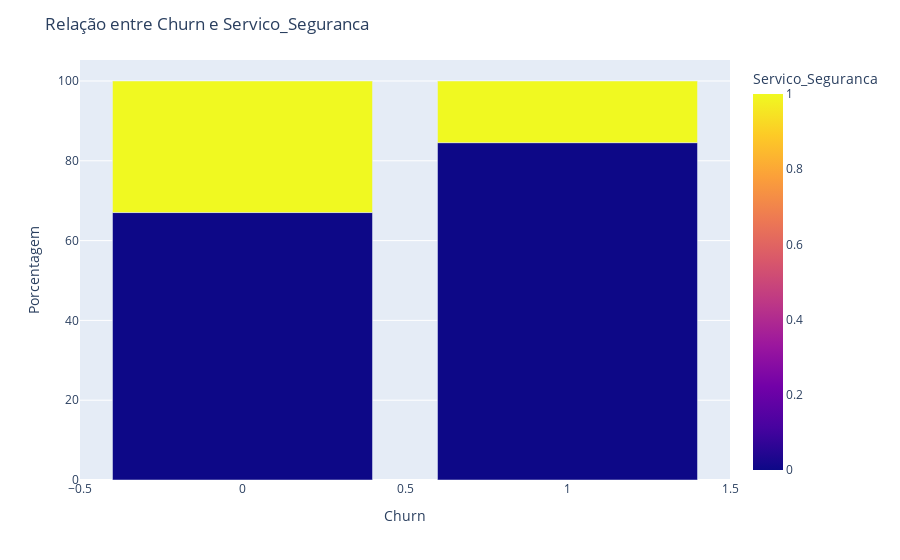

The notebook cell this image was saved under:
### Code cell
df_group = df.groupby(["Churn", "Servico_Seguranca"]).size().reset_index(name="count")
total_churn = df_group.groupby("Churn")["count"].transform("sum")
df_group["percent"] = (df_group["count"] / total_churn) * 100

fig = px.bar(df_group, x="Churn", y="percent", color="Servico_Seguranca", barmode="stack",
             labels={"Churn": "Churn", "percent": "porcentagem", "Servico_Seguranca": "Servico_Seguranca"})
fig.update_layout(title="Relação entre Churn e Servico_Seguranca",
                  yaxis_title="Porcentagem",
                  legend_title="Servico_Seguranca")
fig.show()

### Figure 1 — Plotly figure (JSON) as saved in the notebook; plotly's stock layout.template omitted (floating-point values rounded to 4 significant figures)
{"data": [{"alignmentgroup": "True", "hovertemplate": "Churn=%{x}<br>porcentagem=%{y}<br>Servico_Seguranca=%{marker.color}<extra></extra>", "legendgroup": "", "marker": {"color": [0, 1, 0, 1], "coloraxis": "coloraxis", "pattern": {"shape": ""}}, "name": "", "offsetgroup": "", "orientation": "v", "showlegend": false, "textposition": "auto", "type": "bar", "x": [0, 0, 1, 1], "xaxis": "x", "y": [67.03, 32.97, 84.54, 15.46], "yaxis": "y"}], "layout": {"autosize": true, "barmode": "stack", "coloraxis": {"colorbar": {"title": {"text": "Servico_Seguranca"}}, "colorscale": [[0, "#0d0887"], [0.1111, "#46039f"], [0.2222, "#7201a8"], [0.3333, "#9c179e"], [0.4444, "#bd3786"], [0.5556, "#d8576b"], [0.6667, "#ed7953"], [0.7778, "#fb9f3a"], [0.8889, "#fdca26"], [1, "#f0f921"]]}, "legend": {"title": {"text": "Servico_Seguranca"}, "tracegroupgap": 0}, "margin": {"t": 60}, "title": {"text": "Relação entre Churn e Servico_Seguranca"}, "xaxis": {"anchor": "y", "autorange": true, "domain": [0, 1], "range": [-0.5, 1.5], "title": {"text": "Churn"}, "type": "linear"}, "yaxis": {"anchor": "x", "autorange": true, "domain": [0, 1], "range": [0, 105.3], "title": {"text": "Porcentagem"}, "type": "linear"}}}
